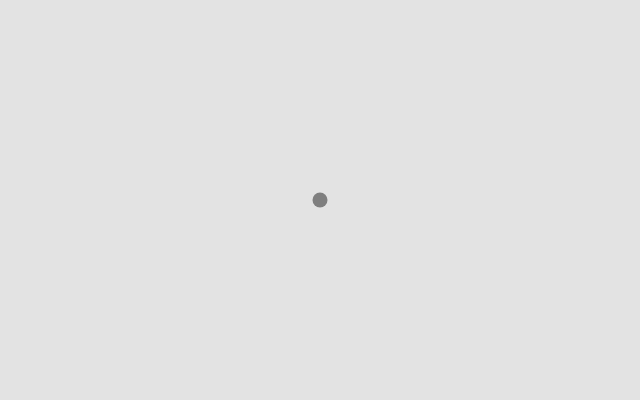
Frame 1 (no input)
Frame 60 (no input): identical to frame 1, image omitted
Frame 120 (the mouse pressed at the canvas centre since frame 60): identical to frame 1, image omitted

The p5.js sketch that drew this single still picture (run headless with seeded random() and noise() and a simulated clock; from frame 60 on, the mouse is pressed at the canvas centre):

// p5.js sketch
// ── sketch.js
/* 
  Author Michael Houmann
  Created April 23 2025

  Exercise 1.5

  Create a simulation of an object (think about a vehicle) that accelerates when you press the up arrow and brakes when you press the down arrow.
*/

// Global variable for the mover
let mover;



function setup() {
  createCanvas(640, 400);
  // Create a text for user info, color in the style sheet
  createP('Speed up with up arrow, brake with down arrow');

  // Instantiate the mover
  mover = new Mover();
}

function keyPressed() {
  // It is controlled in the mover class
  mover.keyPressed();
}

  function draw() {
    background(227);

    mover.move();
    mover.show();
    mover.checkEdges();

  }
  
// ── mover.js
// Mover class
class Mover {
  constructor() {
    // vector for position
    this.position = createVector(width / 2, height /2);
    // Empty vector for velocity
    this.velocity = createVector(0, 0);
    // Vector for acceleration
    this.acceleration = createVector(0, 0);
  }

  // Move the mover
  move() {
    this.position.add(this.velocity);
    this.velocity.add(this.acceleration);
    this.velocity.limit(15);

    // stop the mover if acceleration is "turned" down
    if (this.velocity.x <= 0) {
      this.velocity.x = 0;
      this.acceleration.x = 0;
    } 
  }

    // If the mover go outside the canvas "put" it back to 0
    checkEdges() {
      if (this.position.x > width) {
        this.position.x = 0;
      }
   }

   // Draw the mover
   show() {
    noStroke()
    fill(127);
    circle(this.position.x, this.position.y, 15);
   }

   // Let the user change the speed with up and down arrows
   keyPressed() {
    if (keyCode === UP_ARROW) {
      this.acceleration.x += 0.01;
    }

    if (keyCode === DOWN_ARROW) {
      this.acceleration.x -= 0.01;
    }
   }

}
// ── style.css
html {
  color-scheme: dark light;
}

body {
  color: black;
}

@media (prefers-color-scheme: dark) {
  body {
    color: white;
  }
}
